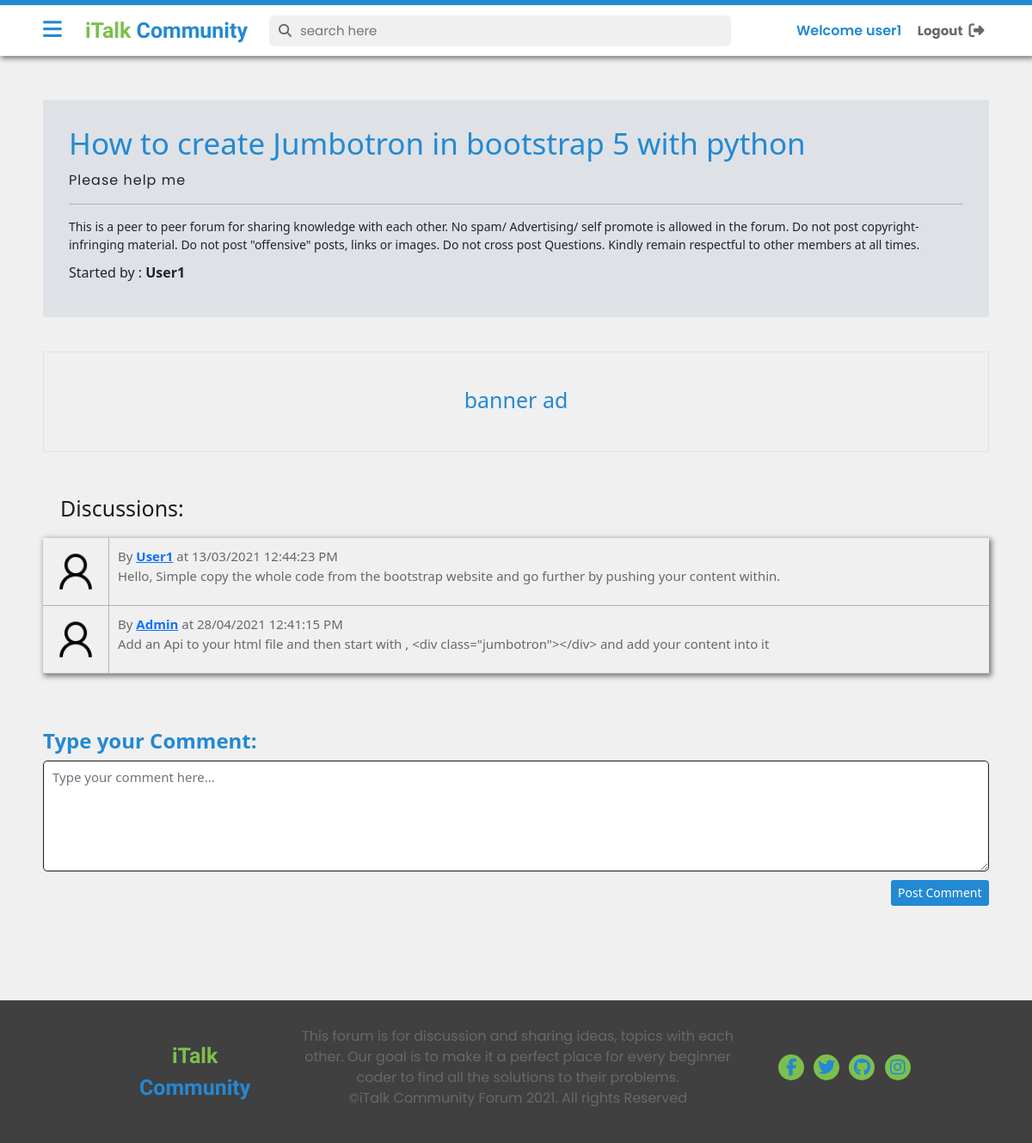
Screenshot of /thread.php?thread_id=2 (signed in) with the database file from the repository.
### tables this page shows
CREATE TABLE `threads` (
  `thread_id` int(7) NOT NULL,
  `thread_title` varchar(255) NOT NULL,
  `thread_desc` text NOT NULL,
  `thread_cat_id` int(7) NOT NULL,
  `thread_user_id` int(7) NOT NULL,
  `timestamp` datetime NOT NULL DEFAULT current_timestamp()
);

CREATE TABLE `users_23` (
  `user_id` int(7) NOT NULL,
  `username` varchar(23) NOT NULL,
  `email` varchar(255) NOT NULL,
  `password` varchar(255) NOT NULL,
  `user_description` text NOT NULL,
  `user_img` varchar(255) NOT NULL,
  `timestamp` datetime NOT NULL DEFAULT current_timestamp()
);

CREATE TABLE `comments` (
  `comment_id` int(11) NOT NULL,
  `comment_content` text NOT NULL,
  `thread_id` int(11) NOT NULL,
  `comment_by` varchar(30) NOT NULL,
  `comment_time` datetime NOT NULL DEFAULT current_timestamp()
);

### thread.php (the view, shortened to what this page needs)
<!DOCTYPE html>
<html lang="en">
<head>
    <link rel="stylesheet" href="https://cdnjs.cloudflare.com/ajax/libs/font-awesome/5.15.3/css/all.min.css">
    <link href="https://cdn.jsdelivr.net/npm/bootstrap@5.0.0-beta2/dist/css/bootstrap.min.css" rel="stylesheet"
>
    <link rel="stylesheet" href="css/threadlist.css?v=<?php echo time(); ?>">
    <link rel="stylesheet" href="style.css?v=<?php echo time(); ?>">
    <link rel="stylesheet" href="partials/css/partials.css?v=<?php echo time(); ?>">
</head>
<body>
    <?php require "partials/_header.php"; ?>
    <div class="main-container">
        <?php require "partials/_sidenav.php"; ?>
            <div class="_main" id="main">
            <?php
            $id =  $_GET['thread_id'];
            $sql = "SELECT * FROM `threads` WHERE thread_id = $id ";
            $res = mysqli_query($conn, $sql);
            if($res){
                while($row = mysqli_fetch_assoc($res)){
                    $title = $row['thread_title'];
                    $desc = $row['thread_desc'];
                    $user_id = $row['thread_user_id'];
                    $sql2 = "SELECT username FROM `users_23` WHERE user_id='$user_id'";
                        $res2 = mysqli_query($conn, $sql2);
                        $row = mysqli_fetch_assoc($res2);
                        $user = $row['username'];
                echo'<div class="jumbotron">
                        <h1 class="display-4"><span>'.$title.'</span></h1>
                        <p class="lead">'.$desc.'</p>
                        <hr class="my-4">
                        <p class="disclaimer">This is a peer to peer forum for sharing knowledge with each other. No spam/ Advertising/ self promote is allowed in the forum. Do not post copyright-infringing material. Do not post "offensive" posts, links or images. Do not cross post Questions. Kindly remain respectful to other members at all times. </p>
                        <p class="lead">
                            <p> Started by : <span style="text-transform: capitalize;"><strong>'.$user.'</strong></span></p>
                        </p>
                    </div>';
            }} ?>
                <div class="banner-ad border">
                    <h1 class="text-center">banner ad</h1>
                </div>
            <h1 class="browse-heading">Discussions:</h1>
            <div class="comments">
                <?php
                    $id =  $_GET['thread_id'];
                    $sql = "SELECT * FROM `comments` WHERE thread_id = $id ";
                    $res = mysqli_query($conn, $sql);
                    while($row = mysqli_fetch_assoc($res)){
                    $message = $row['comment_content'];
                    $commentTime = $row['comment_time'];
                    $comment_by = $row['comment_by'];
                    $sql2 = "SELECT username FROM `users_23` WHERE user_id='$comment_by'";
                        $res2 = mysqli_query($conn, $sql2);
                        $row = mysqli_fetch_assoc($res2);
                        $user = $row['username'];
                    echo   '<div class="comment d-flex">
                            <span class="img"><img src="assets/images/user.png" alt=""></span>
                            <div class="">
                            <p class="my-0">By <span style="text-transform:capitalize; display:inline-block; border:none;"><strong><a href="#">'.$user.'</a></strong></span> at '.date("d/m/Y h:i:s A", strtotime($commentTime)).'</p>
                            <p>'.$message.'</p>
                            </div>
                        </div>';
                    }
                    ?>
            </div>
            <div class="type-comment">
            <?php
            if($login){ echo'
            <form action="'.$_SERVER['REQUEST_URI'].'" method="POST">
                <div class="mb-3">
                    <label for="comment" class="form-label">Type your Comment:</label>
                    <textarea class="form-control" id="comment" rows="5" name="comment"
                        placeholder="Type your comment here..." required></textarea>
                    <input type="hidden" name="sno" value="'.$_SESSION['user_id'].'">
                </div>
                <div class="col-12 d-flex justify-content-end">
                    <button class="btn btn-primary" type="submit">Post Comment</button>
                </div>
            </form>
        ';
            }
            else{
                echo
                '<p class="btnadd text-dark bg-warning p-3"><strong>
               Please Login to Join the Discussion </strong>
            </p>';
            }
            ?>
            </div>
    </div>
    </div>
    <?php require "partials/_footer.php" ?>
</body>
</html>

### css/threadlist.css (style rules this page uses)
.jumbotron { padding: 3rem 3rem; margin-top: 0rem; margin-bottom: 4rem; background-color: #dee2e6; border-radius: .3rem; transition: all .5s ease-in-out; }
.jumbotron p.lead { font-family: 'Poppins', sans-serif !important; font-weight: 400; font-size: 1.6rem; letter-spacing: 0.1rem; margin-bottom: 0rem !important; }
.jumbotron p.disclaimer { font-size: 1.4rem; font-weight: 300; }
.jumbotron h1 { margin-bottom: 1rem; }
.jumbotron h1 span { color: var(--primary); font-weight: 400; }
.main ._main { margin-left: 20rem; }
div._main .banner-ad { color: var(--primary); margin-bottom: 5rem; padding: 4rem 4rem; }
div._main h1.browse-heading { color: var(--dark); margin: 0 2rem; }
div._main .comments { margin-top: 2rem; margin-bottom: 6rem; box-shadow: 2px 2px 6px 1px rgba(0,0,0, 0.5); }
div._main .comments .comment { padding: 0rem; margin: 0rem; color: var(--dark); border-bottom: 1px solid rgba(180, 180, 180) !important; }
div._main .comments .comment span.img { width: 7%; height: auto; padding: .9rem; display: flex; justify-content: center; align-items: center; border-right: 1px solid rgba(180, 180, 180) !important; }
div._main .comments .comment span img { width: 6rem; height: 6rem; object-fit: cover; }
div._main .comments .comment div { width: 100%; padding: 1rem; }
div._main .comments .comment div p { font-weight: 400; font-size: 1.5rem; color: var(--grey); }
div._main .type-comment { margin-bottom: 6rem; }
div._main .type-comment form label { font-size: 2.4rem; font-weight: 600; color: var(--primary); }
div._main div.type-comment form textarea { font-size: 1.5rem; padding: 0.7rem 1rem; border: 1px solid var(--dark); border-radius: 5px; }
div._main div.type-comment form button { background-color: var(--primary); border: 1px solid var(--primary); font-size: 1.4rem; font-weight: 500; }

### style.css (style rules this page uses)
:root { --primary : #2389D3; --secondary : #7DBF4D; --dark : #191e1e; --light : #F0F0F0; --bgwhite : #f4f7f9; --pure: #fff; --grey :#686868; --bglight:#f0f0f0; }
*, *:before, *:after { margin: 0; padding: 0; box-sizing: border-box; }
html { font-size: 62.5%; -webkit-font-smoothing: antialiased; }
body { background: var(--pure); font-size: 1.6rem; }
div.main-container { padding: 0; margin-top: 6.6rem; }
.main ._main { margin: 0rem; padding: 5rem; position: relative; }

### partials/css/partials.css (style rules this page uses)
.border { border:1px solid var(--dark); }
.d-flex { display: flex; }

### rows the page displays
threads: thread_title "How to create Jumbotron in bootstrap 5 with python", thread_desc "Please help me", users_23.username "User1"
comments: users_23.username "User1", comment_time "13/03/2021 12:44:23 PM", comment_content "Hello, Simple copy the whole code from the bootstrap website and go further by pushing your content within."
comments: users_23.username "Admin", comment_time "28/04/2021 12:41:15 PM", comment_content "Add an Api to your html file and then start with , <div class=\"jumbotron\"></div> and add your content into it"

### other values shown
$_SESSION['username'] "user1"
